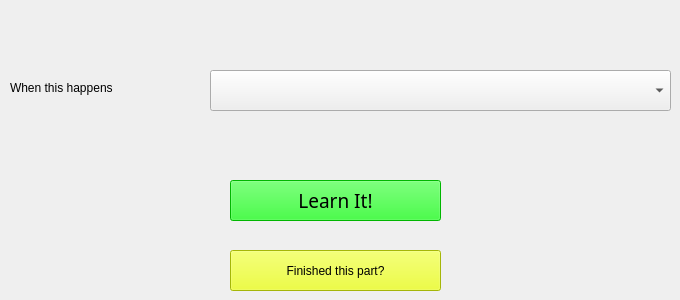
    <widget class="QWidget" name="tab_15">
     <attribute name="title">
      <string>Context</string>
     </attribute>
     <widget class="QComboBox" name="contextComboBox">
      <property name="geometry">
       <rect>
        <x>210</x>
        <y>70</y>
        <width>461</width>
        <height>41</height>
       </rect>
      </property>
      <property name="font">
       <font>
        <family>Sans Serif</family>
        <pointsize>14</pointsize>
        <weight>50</weight>
        <italic>false</italic>
        <bold>false</bold>
       </font>
      </property>
      <property name="editable">
       <bool>false</bool>
      </property>
     </widget>
     <widget class="QLabel" name="label_15">
      <property name="geometry">
       <rect>
        <x>10</x>
        <y>80</y>
        <width>191</width>
        <height>16</height>
       </rect>
      </property>
      <property name="text">
       <string>When this happens</string>
      </property>
     </widget>
     <widget class="QPushButton" name="contextLearnItPushButton">
      <property name="geometry">
       <rect>
        <x>230</x>
        <y>180</y>
        <width>211</width>
        <height>41</height>
       </rect>
      </property>
      <property name="font">
       <font>
        <family>Sans Serif</family>
        <pointsize>14</pointsize>
        <weight>50</weight>
        <italic>false</italic>
        <bold>false</bold>
       </font>
      </property>
      <property name="styleSheet">
       <string notr="true">background-color: rgb(0, 255, 0);
color: rgb(0, 0, 0);</string>
      </property>
      <property name="text">
       <string>Learn It!</string>
      </property>
     </widget>
     <widget class="QPushButton" name="contextFinishedPushButton">
      <property name="geometry">
       <rect>
        <x>230</x>
        <y>250</y>
        <width>211</width>
        <height>41</height>
       </rect>
      </property>
      <property name="styleSheet">
       <string notr="true">background-color: rgb(231, 255, 11);
color: rgb(0, 0, 0);</string>
      </property>
      <property name="text">
       <string>Finished this part?</string>
      </property>
      <property name="checkable">
       <bool>true</bool>
      </property>
     </widget>
    </widget>
